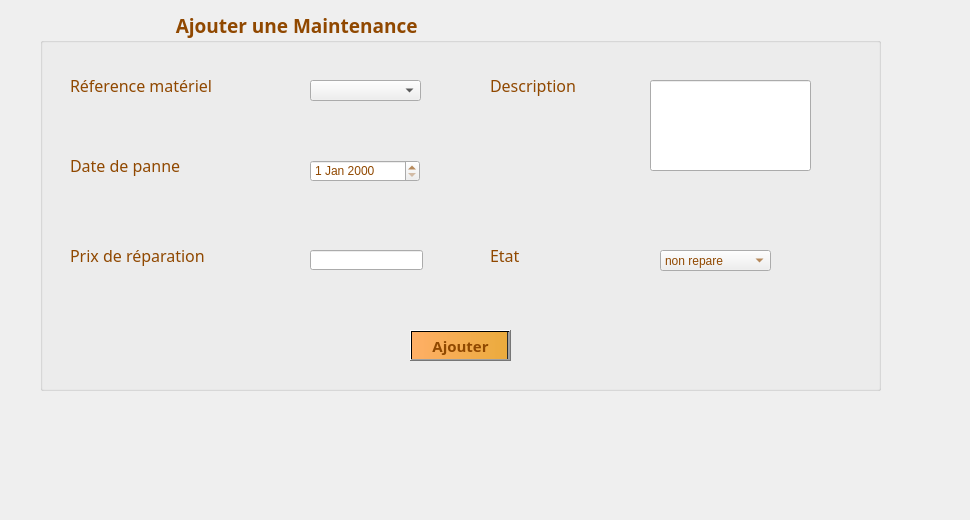
     <widget class="QWidget" name="tab_maintenance_3">
      <attribute name="title">
       <string>Ajouter</string>
      </attribute>
      <widget class="QGroupBox" name="groupBox_maintenance">
       <property name="geometry">
        <rect>
         <x>40</x>
         <y>10</y>
         <width>841</width>
         <height>381</height>
        </rect>
       </property>
       <property name="font">
        <font>
         <family>Lucida Calligraphy</family>
         <pointsize>14</pointsize>
         <weight>75</weight>
         <bold>true</bold>
        </font>
       </property>
       <property name="styleSheet">
        <string notr="true">color: rgb(144, 72, 0);</string>
       </property>
       <property name="title">
        <string>                           Ajouter une Maintenance</string>
       </property>
       <widget class="QLabel" name="label_maintenance_7">
        <property name="geometry">
         <rect>
          <x>30</x>
          <y>140</y>
          <width>171</width>
          <height>31</height>
         </rect>
        </property>
        <property name="font">
         <font>
          <family>Lucida Calligraphy</family>
          <pointsize>12</pointsize>
         </font>
        </property>
        <property name="text">
         <string>Date de panne</string>
        </property>
       </widget>
       <widget class="QLineEdit" name="lineEdit_maintenance">
        <property name="geometry">
         <rect>
          <x>270</x>
          <y>240</y>
          <width>113</width>
          <height>20</height>
         </rect>
        </property>
       </widget>
       <widget class="QDateEdit" name="dateEdit_maintenance">
        <property name="geometry">
         <rect>
          <x>270</x>
          <y>150</y>
          <width>110</width>
          <height>22</height>
         </rect>
        </property>
       </widget>
       <widget class="QLabel" name="label_maintenance_9">
        <property name="geometry">
         <rect>
          <x>30</x>
          <y>60</y>
          <width>231</width>
          <height>31</height>
         </rect>
        </property>
        <property name="font">
         <font>
          <family>Lucida Calligraphy</family>
          <pointsize>12</pointsize>
         </font>
        </property>
        <property name="text">
         <string>Réference matériel</string>
        </property>
       </widget>
       <widget class="QLabel" name="label_maintenance_11">
        <property name="geometry">
         <rect>
          <x>30</x>
          <y>230</y>
          <width>201</width>
          <height>31</height>
         </rect>
        </property>
        <property name="font">
         <font>
          <family>Lucida Calligraphy</family>
          <pointsize>12</pointsize>
         </font>
        </property>
        <property name="text">
         <string>Prix de réparation</string>
        </property>
       </widget>
       <widget class="QLabel" name="label_maintenance_12">
        <property name="geometry">
         <rect>
          <x>450</x>
          <y>60</y>
          <width>171</width>
          <height>31</height>
         </rect>
        </property>
        <property name="font">
         <font>
          <family>Lucida Calligraphy</family>
          <pointsize>12</pointsize>
         </font>
        </property>
        <property name="text">
         <string>Description</string>
        </property>
       </widget>
       <widget class="QPushButton" name="pushButton_maintenance">
        <property name="geometry">
         <rect>
          <x>370</x>
          <y>320</y>
          <width>101</width>
          <height>31</height>
         </rect>
        </property>
        <property name="font">
         <font>
          <family>Lucida Calligraphy</family>
          <pointsize>11</pointsize>
          <weight>75</weight>
          <bold>true</bold>
         </font>
        </property>
        <property name="styleSheet">
         <string notr="true">color: rgb(144, 72, 0);
background-color: qlineargradient(spread:pad, x1:0, y1:0, x2:1, y2:0, stop:0 rgba(255, 175, 102, 255), stop:0.978814 rgba(235, 171, 61, 255), stop:0.98 rgba(0, 0, 0, 255), stop:1 rgba(0, 0, 0, 0));</string>
        </property>
        <property name="text">
         <string>Ajouter</string>
        </property>
       </widget>
       <widget class="QLineEdit" name="lineEdit_maintenance_6">
        <property name="geometry">
         <rect>
          <x>610</x>
          <y>70</y>
          <width>161</width>
          <height>91</height>
         </rect>
        </property>
       </widget>
       <widget class="QComboBox" name="comboBox_maintenance_4">
        <property name="geometry">
         <rect>
          <x>620</x>
          <y>240</y>
          <width>111</width>
          <height>21</height>
         </rect>
        </property>
        <item>
         <property name="text">
          <string>non repare</string>
         </property>
        </item>
        <item>
         <property name="text">
          <string>repare</string>
         </property>
        </item>
        <item>
         <property name="text">
          <string>en cours</string>
         </property>
        </item>
       </widget>
       <widget class="QLabel" name="label_maintenance_15">
        <property name="geometry">
         <rect>
          <x>450</x>
          <y>230</y>
          <width>171</width>
          <height>31</height>
         </rect>
        </property>
        <property name="font">
         <font>
          <family>Lucida Calligraphy</family>
          <pointsize>12</pointsize>
         </font>
        </property>
        <property name="text">
         <string>Etat</string>
        </property>
       </widget>
      </widget>
      <widget class="QLabel" name="label_maintenance">
       <property name="geometry">
        <rect>
         <x>-20</x>
         <y>-100</y>
         <width>961</width>
         <height>511</height>
        </rect>
       </property>
       <property name="text">
        <string/>
       </property>
       <property name="pixmap">
        <pixmap>../../../../../../../../../../i/0.png</pixmap>
       </property>
      </widget>
      <widget class="QComboBox" name="comboBox_maintenance_1">
       <property name="geometry">
        <rect>
         <x>310</x>
         <y>80</y>
         <width>111</width>
         <height>21</height>
        </rect>
       </property>
      </widget>
      <zorder>label_maintenance</zorder>
      <zorder>groupBox_maintenance</zorder>
      <zorder>comboBox_maintenance_1</zorder>
     </widget>
